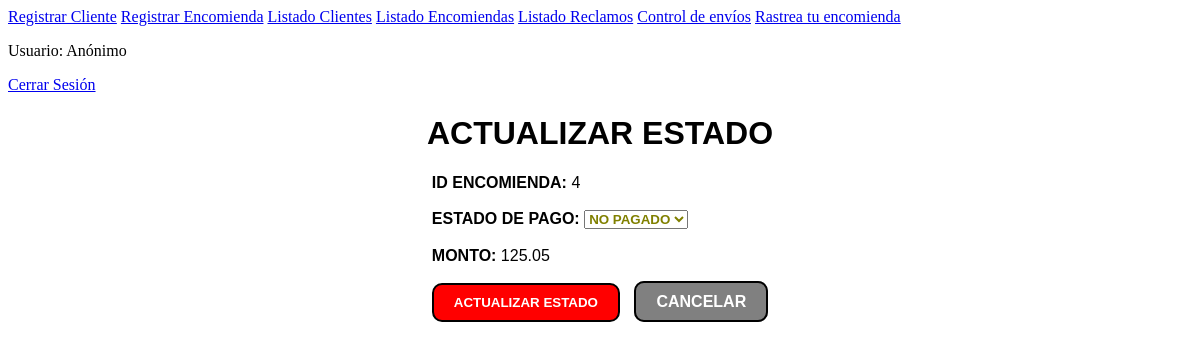
Before: /actualizar_estado_form/4/ (signed in) with the older database file.
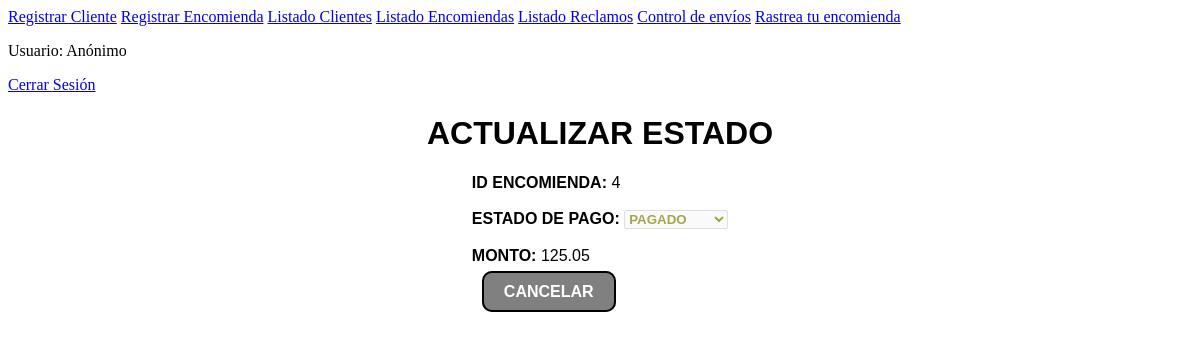
After: the same page with the newer database file.
### sistema/models.py (models this page shows, shortened)
class Comprobante(models.Model):
    encomienda = models.ForeignKey(Encomienda, on_delete=models.CASCADE)
    estado_pago = models.CharField(max_length=50)
    monto = models.DecimalField(max_digits=10, decimal_places=2)
    fecha_pago = models.DateTimeField(null=True, blank=True)

### sistema/views.py (the view)
    def wrapper(request, *args, **kwargs):
        if 'empleado_id' not in request.session:
            return redirect('login_empleado')
        return view_func(request, *args, **kwargs)

### sistema/views.py (called while the page is built, shortened)
def empleado_requerido(view_func):
    def wrapper(request, *args, **kwargs):
        if 'empleado_id' not in request.session:
            return redirect('login_empleado')
        return view_func(request, *args, **kwargs)
    return wrapper

@empleado_requerido
def actualizar_estado_form(request, encomienda_id=None):
    encomienda = None
    comprobante = None
    monto = None
    if encomienda_id:
        encomienda = get_object_or_404(Encomienda, id=encomienda_id)
        comprobante = Comprobante.objects.filter(encomienda=encomienda).first()
        monto = comprobante.monto if comprobante else 'Error'
    return render(request, 'actualizar_estado_form.html', {
        'encomienda': encomienda,
        'comprobante': comprobante,
        'monto': monto
    })

### sistema/templates/actualizar_estado_form.html (shortened to what this page needs)
{% extends "layout/base_empleado.html" %}
{% block content %}
<div style="text-align: center; font-family: Arial, sans-serif;">
    <h1 style="font-weight: bold;">ACTUALIZAR ESTADO</h1>
    {% if encomienda %}
        <form method="POST" action="{% url 'actualizar_estado_form' encomienda.id %}" style="display: inline-block; text-align: left;">
            <label><strong>ID ENCOMIENDA:</strong></label>
            <span>{{ encomienda.id }}</span>
            <br><br>
            <label><strong>ESTADO DE PAGO:</strong></label>
            <select name="estado_pago" style="font-weight: bold; color: olive;" {% if comprobante and comprobante.estado_pago == "Pagado" %}disabled{% endif %}>
                <option value="No pagado" {% if comprobante and comprobante.estado_pago == "No pagado" %}selected{% endif %}>NO PAGADO</option>
                <option value="Pagado" {% if comprobante and comprobante.estado_pago == "Pagado" %}selected{% endif %}>PAGADO</option>
            </select>
            <br><br>
            <label><strong>MONTO:</strong></label>
            <span>{{ monto }}</span>
            <br><br>
            {% if comprobante and comprobante.estado_pago != "Pagado" %}
                <button type="submit" style="background-color: red; color: white; font-weight: bold; padding: 10px 20px; border: 2px solid black; border-radius: 10px;">
                    ACTUALIZAR ESTADO
                </button>
            {% endif %}
            <a href="{% url 'listado_encomiendas' %}" style="background-color: gray; color: white; font-weight: bold; padding: 10px 20px; text-decoration: none; border: 2px solid black; border-radius: 10px; margin-left: 10px;">
                CANCELAR
            </a>
        </form>
    {% else %}
        <p>No se ha encontrado la encomienda.</p>
    {% endif %}
</div>
{% endblock %}

Changed rows visible on the page:
changed Comprobante: estado_pago "NO PAGADO" → "PAGADO"
Other visible differences:
text no longer shown: "ACTUALIZAR ESTADO"
